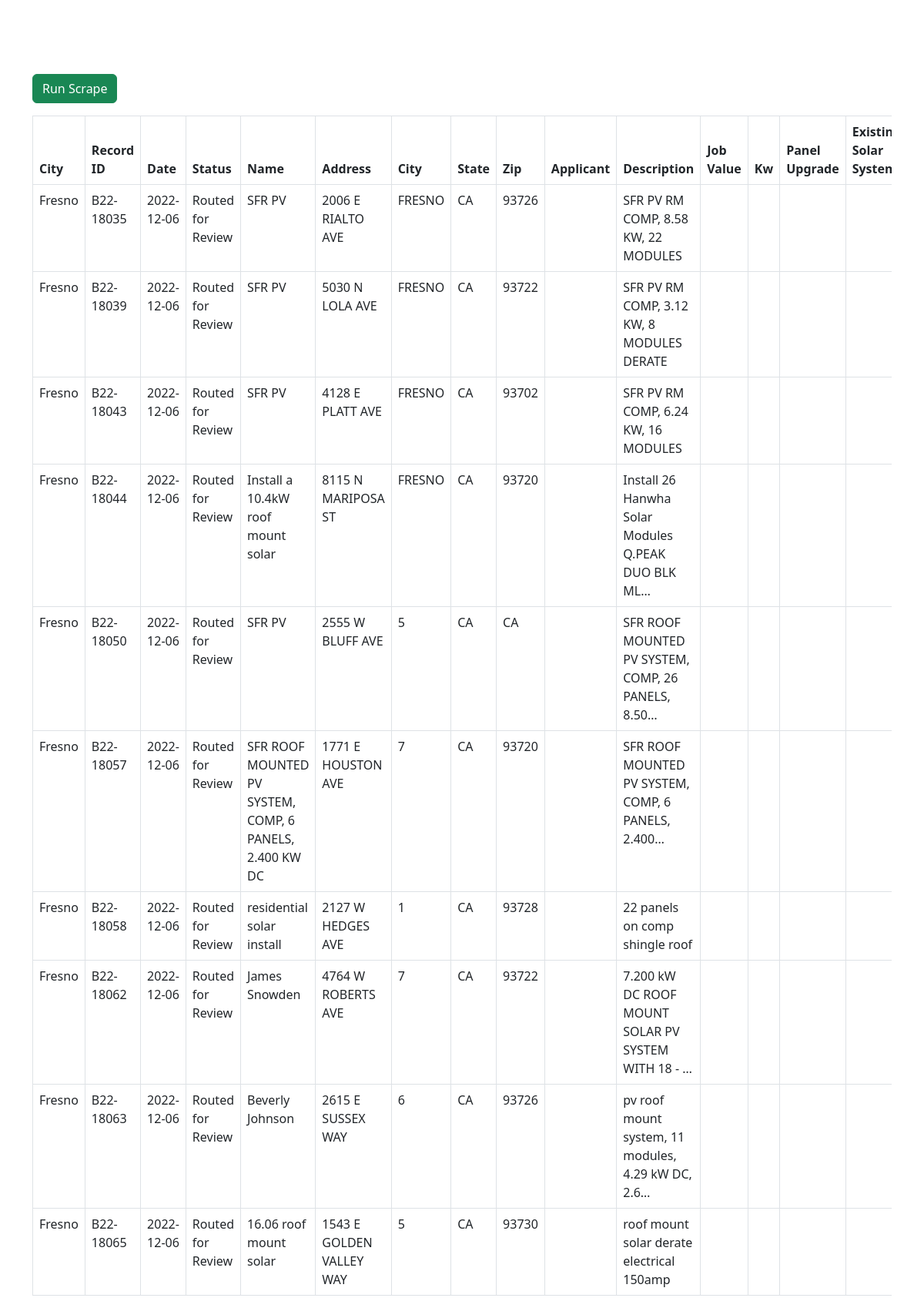
The app's page /, older data.
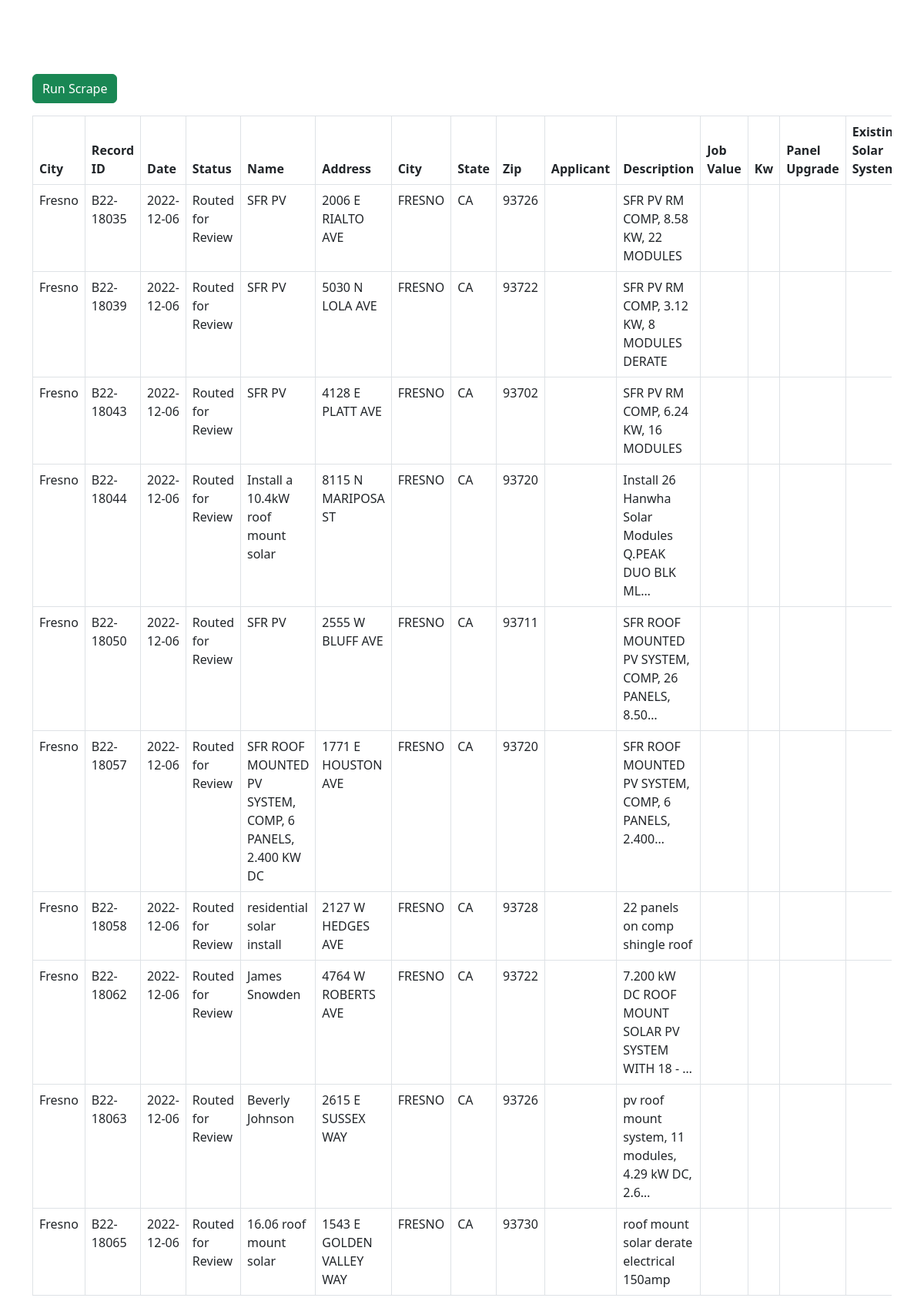
The same page, newer data.
### app/models.py (models this page shows, shortened)
class UrlResults(models.Model):
    record_id = models.CharField(max_length=255, null=True)
    url = models.ForeignKey(Urls, models.RESTRICT)
    date_created = models.DateTimeField(auto_now_add=True)
    date = models.CharField(max_length=255, null=True, blank=True)
    status = models.CharField(max_length=255, null=True, blank=True)
    name = models.CharField(max_length=255, null=True, blank=True)
    address = models.CharField(max_length=255, null=True, blank=True)
    city = models.CharField(max_length=255, null=True, blank=True)
    state = models.CharField(max_length=255, null=True, blank=True)
    zip = models.CharField(max_length=255, null=True, blank=True)
    applicant = models.CharField(max_length=255, null=True, blank=True)
    description = models.CharField(max_length=255, null=True, blank=True)
    job_value = models.CharField(max_length=255, null=True, blank=True)
    kw = models.CharField(max_length=255, null=True, blank=True)
    panel_upgrade = models.CharField(max_length=255, null=True, blank=True)
    existing_solar_system = models.CharField(max_length=255, null=True, blank=True)
    utility_information = models.CharField(max_length=255, null=True, blank=True)
    total_cost = models.CharField(max_length=255, null=True, blank=True)

class Urls(models.Model):
    url = models.TextField()
    description = models.TextField(null=True, blank=True)
    date_created = models.DateTimeField(auto_now_add=True)
    is_active = models.BooleanField(default=True)

### app/views.py (the view, shortened to what this page needs)
# urls.py: path('', index_page, name='app-index-page'),
def index_page(request, action=None):
    try:
        today = datetime.now()
        context = {
            'data': UrlResults.objects.order_by('-date_created')
        }
        return render(request, 'index.html', context)
    except Exception as e:
        return JsonResponse({'statusMsg': str(e)}, status=404)

### tags/tags.py (called while the page is built)
@register.simple_tag
def urls():
    return Urls.objects.filter(is_active=True).order_by('id')

### templates/index.html (shortened to what this page needs)
{% load tags %}
<!doctype html>
<html lang="en">
  <head>
    <link href="https://cdn.jsdelivr.net/npm/bootstrap@5.2.3/dist/css/bootstrap.min.css" rel="stylesheet">
    <link href="https://cdn.datatables.net/1.13.1/css/jquery.dataTables.min.css" rel="stylesheet">
    <link href="https://cdn.jsdelivr.net/npm/select2@4.1.0-rc.0/dist/css/select2.min.css" rel="stylesheet" />
  </head>
  <body>
    <div class="container mt-5">
      <button class="btn btn-success mb-3 mt-5 " data-bs-toggle="modal" data-bs-target="#runScrapeModal">Run Scrape</button>
      <div class="table-responsive">
        <table class="table table-bordered" id="urls-table">
        <thead>
          <tr>
            <th>City</th>
            <th>Record ID</th>
            <th>Date</th>
            <th>Status</th>
            <th>Name</th>
            <th>Address</th>
            <th>City</th>
            <th>State</th>
            <th>Zip</th>
            <th>Applicant</th>
            <th>Description</th>
            <th>Job Value</th>
            <th>Kw</th>
            <th>Panel Upgrade</th>
            <th>Existing Solar System</th>
          </tr>
        </thead>
        <tbody>
        {% for row in data %}
          <tr>
            <td>{{ row.url.description }}</td>
            <td>{{ row.record_id }}</td>
            <td>{% if row.date %} {{ row.date }} {% endif %}</td>
            <td>{% if row.status %} {{ row.status }} {% endif %}</td>
            <td>{% if row.name %} {{ row.name }} {% endif %}</td>
            <td>{% if row.address %} {{ row.address }} {% endif %}</td>
            <td>{% if row.city %} {{ row.city }} {% endif %}</td>
            <td>{% if row.state %} {{ row.state }} {% endif %}</td>
            <td>{% if row.zip %} {{ row.zip }} {% endif %}</td>
            <td>{% if row.applicant %} {{ row.applicant }} {% endif %}</td>
            <td>{% if row.description %} {{ row.description|truncatechars:50 }} {% endif %}</td>
            <td>{% if row.job_value %} {{ row.job_value }} {% endif %}</td>
            <td>{% if row.kw %} {{ row.kw }} {% endif %}</td>
            <td>{% if row.panel_upgrade %} {{ row.panel_upgrade }} {% endif %}</td>
            <td>{% if row.existing_solar_system %} {{ row.existing_solar_system }} {% endif %}</td>
          </tr>
        {% endfor %}
        </tbody>
      </table>
      </div>
    </div>
  </body>
</html>

Row changes from the older to the newer data that the page shows:
removed UrlResults: url.description "Fresno", record_id "B22-18050", date "2022-12-06", status "Routed for Review", name "SFR PV", address "2555 W BLUFF AVE", city "5", state "CA", zip "CA", description "SFR ROOF MOUNTED PV SYSTEM, COMP, 26 PANELS, 8.50…"
removed UrlResults: url.description "Fresno", record_id "B22-18057", date "2022-12-06", status "Routed for Review", name "SFR ROOF MOUNTED PV SYSTEM, COMP, 6 PANELS, 2.400 KW DC", address "1771 E HOUSTON AVE", city "7", state "CA", zip "93720", description "SFR ROOF MOUNTED PV SYSTEM, COMP, 6 PANELS, 2.400…"
removed UrlResults: url.description "Fresno", record_id "B22-18058", date "2022-12-06", status "Routed for Review", name "residential solar install", address "2127 W HEDGES AVE", city "1", state "CA", zip "93728", description "22 panels on comp shingle roof"
removed UrlResults: url.description "Fresno", record_id "B22-18062", date "2022-12-06", status "Routed for Review", name "James Snowden", address "4764 W ROBERTS AVE", city "7", state "CA", zip "93722", description "7.200 kW DC ROOF MOUNT SOLAR PV SYSTEM WITH 18 - …"
removed UrlResults: url.description "Fresno", record_id "B22-18063", date "2022-12-06", status "Routed for Review", name "Beverly Johnson", address "2615 E SUSSEX WAY", city "6", state "CA", zip "93726", description "pv roof mount system, 11 modules, 4.29 kW DC, 2.6…"
removed UrlResults: url.description "Fresno", record_id "B22-18065", date "2022-12-06", status "Routed for Review", name "16.06 roof mount solar", address "1543 E GOLDEN VALLEY WAY", city "5", state "CA", zip "93730", description "roof mount solar derate electrical 150amp"
added UrlResults: url.description "Fresno", record_id "B22-18050", date "2022-12-06", status "Routed for Review", name "SFR PV", address "2555 W BLUFF AVE", city "FRESNO", state "CA", zip "93711", description "SFR ROOF MOUNTED PV SYSTEM, COMP, 26 PANELS, 8.50…"
added UrlResults: url.description "Fresno", record_id "B22-18057", date "2022-12-06", status "Routed for Review", name "SFR ROOF MOUNTED PV SYSTEM, COMP, 6 PANELS, 2.400 KW DC", address "1771 E HOUSTON AVE", city "FRESNO", state "CA", zip "93720", description "SFR ROOF MOUNTED PV SYSTEM, COMP, 6 PANELS, 2.400…"
added UrlResults: url.description "Fresno", record_id "B22-18058", date "2022-12-06", status "Routed for Review", name "residential solar install", address "2127 W HEDGES AVE", city "FRESNO", state "CA", zip "93728", description "22 panels on comp shingle roof"
added UrlResults: url.description "Fresno", record_id "B22-18062", date "2022-12-06", status "Routed for Review", name "James Snowden", address "4764 W ROBERTS AVE", city "FRESNO", state "CA", zip "93722", description "7.200 kW DC ROOF MOUNT SOLAR PV SYSTEM WITH 18 - …"
added UrlResults: url.description "Fresno", record_id "B22-18063", date "2022-12-06", status "Routed for Review", name "Beverly Johnson", address "2615 E SUSSEX WAY", city "FRESNO", state "CA", zip "93726", description "pv roof mount system, 11 modules, 4.29 kW DC, 2.6…"
added UrlResults: url.description "Fresno", record_id "B22-18065", date "2022-12-06", status "Routed for Review", name "16.06 roof mount solar", address "1543 E GOLDEN VALLEY WAY", city "FRESNO", state "CA", zip "93730", description "roof mount solar derate electrical 150amp"
